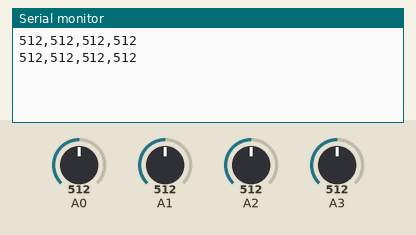
Recording of a sketch running on a simulated Arduino Uno, built with avr-gcc and run on an emulated ATmega328P. Shown: the last lines printed to the serial monitor. The inputs (shaded band) are chosen by the test bench; at power-on: A0 = 512, A1 = 512, A2 = 512, A3 = 512.

Above: at 1.8 s.
1.9 s: A0 set to 716
At 2.8 s:
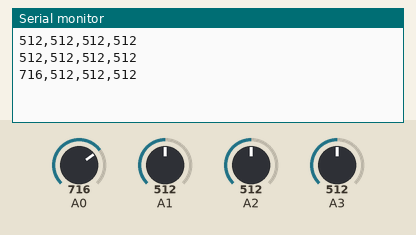
3.4 s: A1 set to 716
At 4.7 s:
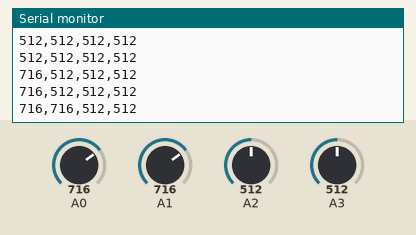
4.9 s: A2 set to 716
At 5.8 s:
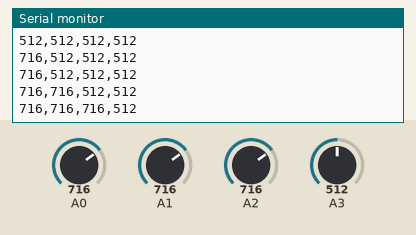
6.4 s: A3 set to 716
At 7.4 s:
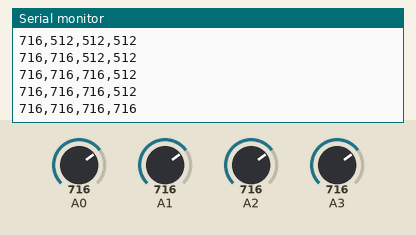
7.9 s: A0 set to 992
At 8.8 s:
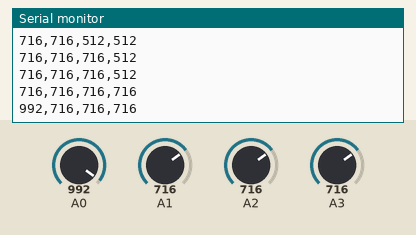
9.4 s: A1 set to 992
At 10.8 s:
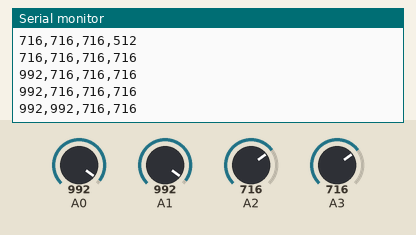
Timing chart, 0 to 11.9 s (numbered marks = the images above; inputs shaded):
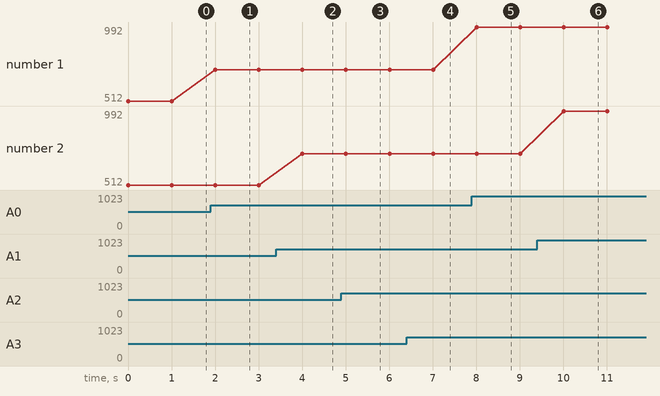

Measured:
- after the input at 1.9 s, the serial monitor: prints a new line after 0.10 s (image 1)
- after the input at 3.4 s, the serial monitor: prints a new line after 0.61 s (image 2)
- after the input at 4.9 s, the serial monitor: prints a new line after 0.11 s (image 3)
- after the input at 6.4 s, the serial monitor: prints a new line after 0.61 s (image 4)
- after the input at 7.9 s, the serial monitor: prints a new line after 0.11 s (image 5)
- after the input at 9.4 s, the serial monitor: prints a new line after 0.61 s (image 6)
- plotted number 1: 512 → 716 after the input at 1.9 s, 716 → 992 after the input at 7.9 s

The sketch:

pHandEC.ino
```cpp
int values[4];

void setup()
{
  Serial.begin(9600);
  pinMode(A0, INPUT);
  pinMode(A1, INPUT);
  pinMode(A2, INPUT);
  pinMode(A3, INPUT);
}

void loop()
{
  int temp = analogRead(A0);
  int data = analogRead(A1);
  int po = analogRead(A2);
  int ec = analogRead(A3);
  Serial.print(temp);
  Serial.print(",");
  Serial.print(data);
  Serial.print(",");
  Serial.print(po);
  Serial.print(",");
  Serial.println(ec);
  delay(1000);
}
```
